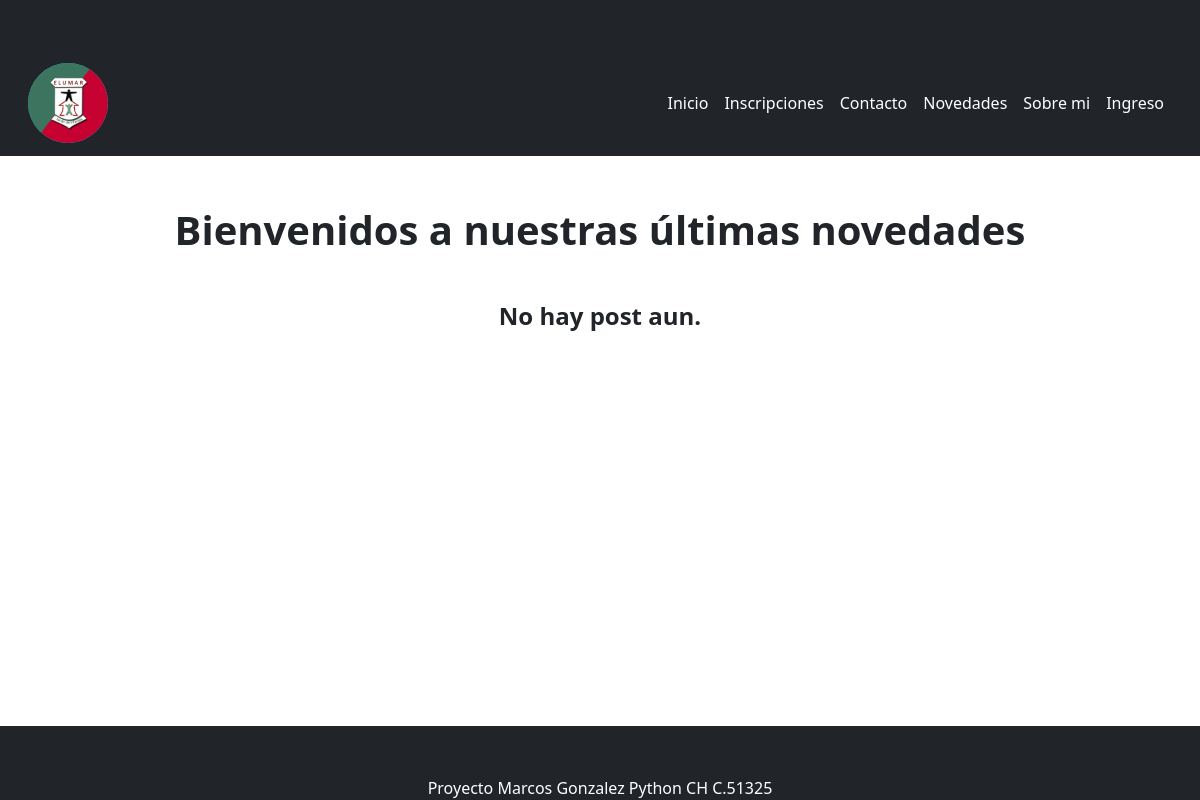
The page /app_blog/blogs/ on the database as committed earlier.
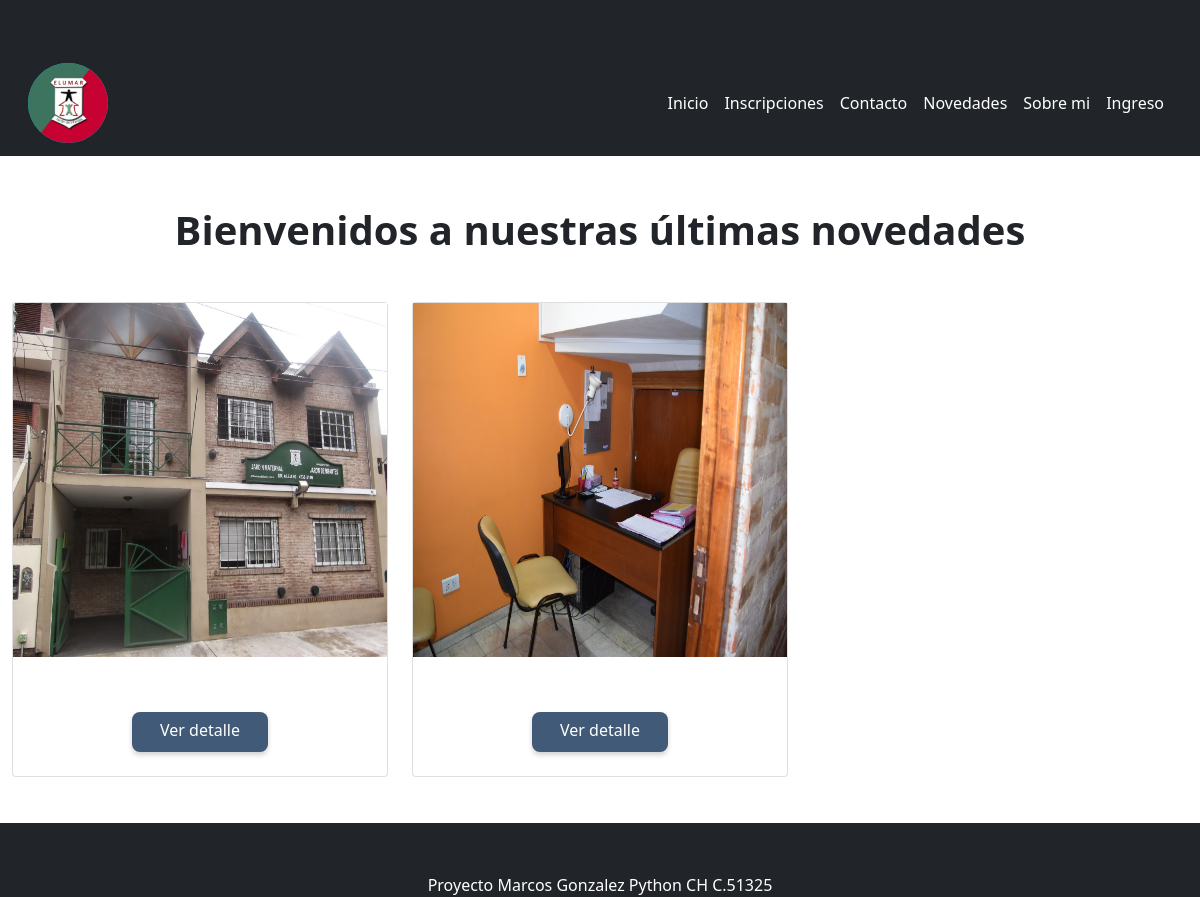
The same page on the database as committed later.
### app_blog/models.py (models this page shows, shortened)
class PostBlog(models.Model):
    imagen = models.ImageField(null=True, blank=True,upload_to='imagenes/')
    titulo = models.TextField(max_length=200)
    texto = models.TextField(max_length=200)
    usuario = models.ForeignKey(User, related_name='postBlog', on_delete=models.CASCADE, null=True)
    fechaPost = models.DateTimeField(auto_now_add=True)

### app_blog/views.py (the view)
# urls.py: path('blogs/', vista_post, name="blog"),
def vista_post(request):
    posts = PostBlog.objects.all().order_by('-fechaPost')
    return render(request, 'inicioBlog.html', {'posts': posts, "avatar": obtenerAvatars(request)})

### app_blog/templates/inicioBlog.html (shortened to what this page needs)
{% extends "padre.html" %}
{% load static %}
{% block header %}
<link href="{% static 'css/curso.css' %}" rel="stylesheet" />
<link href="{% static 'css/blogs.css' %}" rel="stylesheet" />
{% endblock %}
{% block contenidoQueCambia %}
<main class="my-5">
  <div class="container">
    <section class="text-center">
      <h1 class="mb-5"><strong>Bienvenidos a nuestras últimas novedades</strong></h1>
      <div class="row">
      {% if posts%}
          {% for post in posts %}
          <div class="col-lg-4 col-md-12 mb-4">
            <div class="card">
              <div class="bg-image hover-overlay ripple" data-mdb-ripple-color="light">
                <img src="{{ post.imagen.url }}" class="img-fluid img-blog" />
              </div>
              <div class="card-body">
                <a href="{% url 'detalleBlog' post.id %}" class="btn_blog btn btn-primary">Ver detalle</a>
              </div>
            </div>
          </div>
          {% endfor %}
      {% else %}
        <h4 class="mb-5"><strong>No hay post aun.</strong></h4>
      {% endif %}
      </div>
    </section>
  </div>
</main>
{% endblock %}

Rows that differ between the two databases and show on the page:
added PostBlog: imagen (picture)
added PostBlog: imagen (picture)
Other text that changed with them:
text no longer shown: "No hay post aun."
